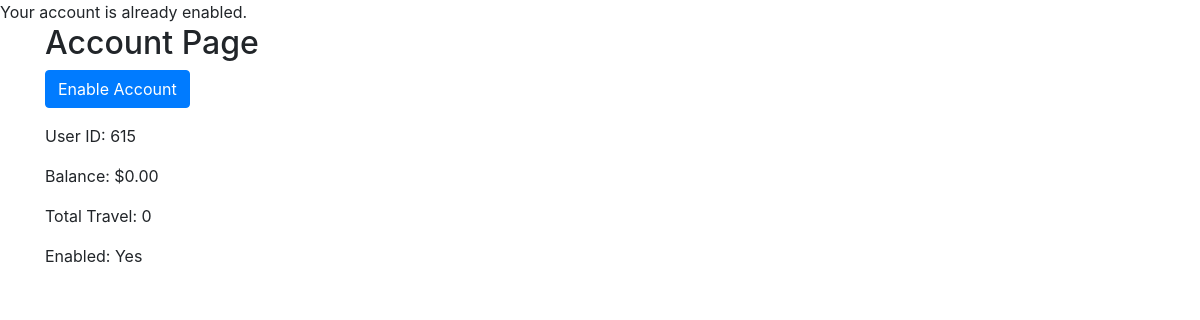
/accounts.php (signed in), run on the app's committed database.
### tables this page shows
CREATE TABLE `accounts` (
  `account_id` int(11) NOT NULL,
  `user_id` int(11) NOT NULL,
  `balance` decimal(10,2) NOT NULL DEFAULT 0.00,
  `total_travel` int(11) NOT NULL DEFAULT 0,
  `enabled` tinyint(1) NOT NULL DEFAULT 0
);

### accounts.php (the view, shortened to what this page needs)
<?php
include 'db_connection.php';
$user_id = $_SESSION['user_id'];
$query_display = "SELECT * FROM accounts WHERE user_id = ?";
$stmt_display = mysqli_prepare($connection, $query_display);
mysqli_stmt_bind_param($stmt_display, 'i', $user_id);
mysqli_stmt_execute($stmt_display);
$result_display = mysqli_stmt_get_result($stmt_display);
?>
<!DOCTYPE html>
<html lang="en">
<head>
    <link rel="stylesheet" href="https://stackpath.bootstrapcdn.com/bootstrap/4.5.2/css/bootstrap.min.css">
</head>
<body>
    <div class="container">
        <h2>Account Page</h2>
        <form action="" method="post">
            <button type="submit" class="btn btn-primary" name="enable_account">Enable Account</button>
        </form>
        <?php
        while ($row_display = mysqli_fetch_assoc($result_display)) {
            echo "<p>User ID: " . $row_display['user_id'] . "</p>";
            echo "<p>Balance: $" . $row_display['balance'] . "</p>";
            echo "<p>Total Travel: " . $row_display['total_travel'] . "</p>";
            echo "<p>Enabled: " . ($row_display['enabled'] == 1 ? 'Yes' : 'No') . "</p>";
        }
        ?>
    </div>
</body>
</html>

### data on the page
accounts: user "615", balance "0.00", total_travel "0", enabled "Yes"
